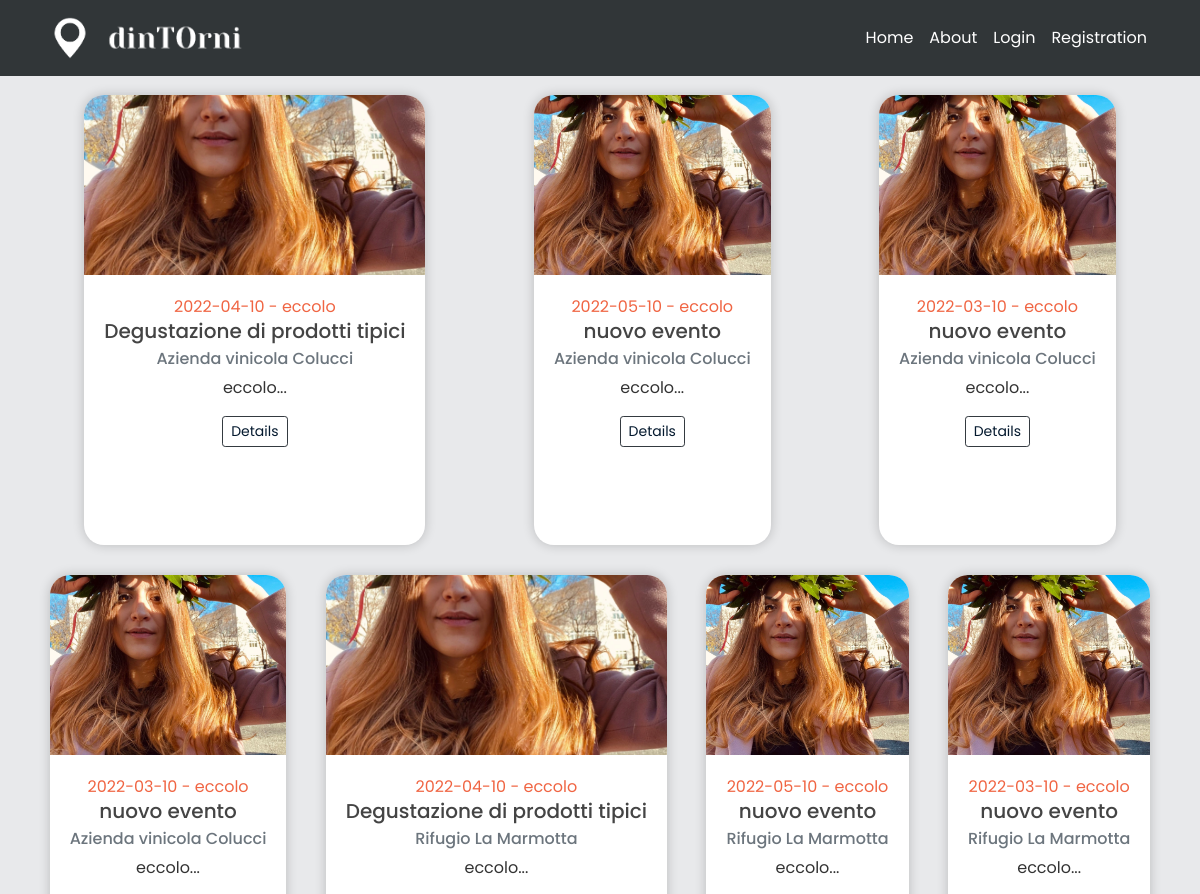
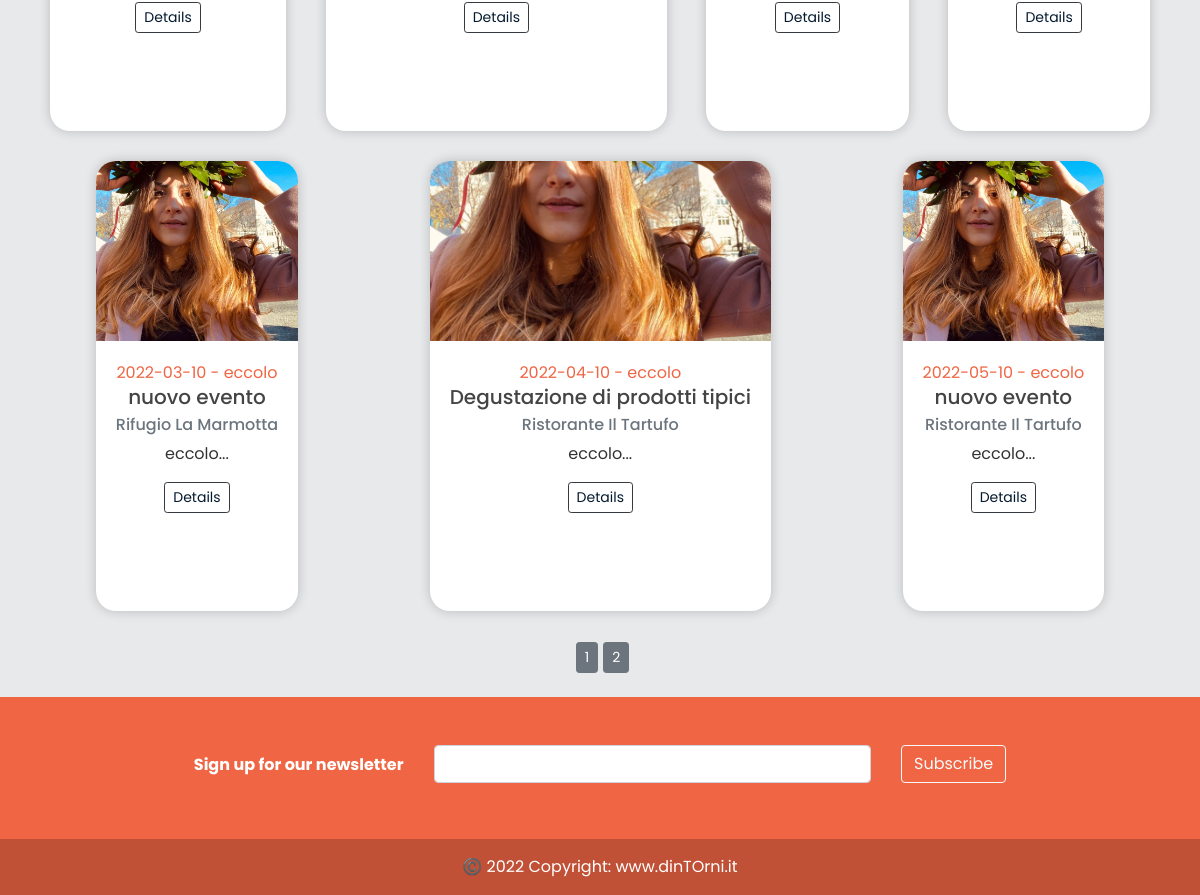
The page /home on the database its author committed (2 pictures, top to bottom).
### models.py (models this page shows, shortened)
class Event(db.Model):
    id = db.Column(db.Integer, primary_key=True)
    title = db.Column(db.String(100), nullable=False)
    date_event = db.Column(db.Date, nullable=False)
    location = db.Column(db.Text, default='eccolo', nullable=False)
    price = db.Column(db.Float, default=1, nullable = True)
    equipment = db.Column(db.Text, default='eccolo', nullable=True)
    min_users = db.Column(db.Integer, default=2, nullable=True)
    date_posted = db.Column(db.DateTime,
                            default=datetime.utcnow())  # default è listante corrente in cui posto
    content = db.Column(db.Text, default='eccolo', nullable=False)
    weaknesses = db.Column(db.Text, default='eccolo', nullable=True)
    image_event1 = db.Column(db.String(20), nullable=False, default='default.jpg')
    image_event2 = db.Column(db.String(20), nullable=False, default='default.jpg')
    image_event3 = db.Column(db.String(20), nullable=False, default='default.jpg')
    business_id = db.Column(db.Integer, db.ForeignKey('business.id'))  # db integer, è una chiave devo specificare la relazi

class User(db.Model, UserMixin):
    _tablename__ = 'user'
    id = db.Column(db.Integer, primary_key=True)
    email = db.Column(db.String(120), unique=True, nullable=False)
    image_file = db.Column(db.String(20), nullable=False, default='default.jpg')
    password = db.Column(db.String(60), nullable=False)
    telephone = db.Column(db.Integer(), nullable=False)
    type= db.Column(db.String(20))
    __mapper_args__={
        'polymorphic_identity': 'user',
        'polymorphic_on': type
    }

class Business(User, db.Model):
    _tablename__ = 'business'
    id = db.Column(db.Integer, db.ForeignKey('user.id'), primary_key=True)
    name = db.Column(db.String(20), unique=True, nullable=False)
    vat_number = db.Column(db.Integer())#rimettere i nullable
    city = db.Column(db.String(20))
    address = db.Column(db.String(30))
    events = db.relationship('Event', backref='creator', lazy=True)
    link_facebook = db.Column(db.String())
    link_instagram = db.Column(db.String())
    link_twitter = db.Column(db.String())
    link_website = db.Column(db.String())
    __mapper_args__ = {
        'polymorphic_identity': 'business',
    }

### app/main/routes.py (the view)
@main.route("/")
@main.route("/home")
def home():
    page = request.args.get('page', 1, type=int) #possiamo passare il numero di post che vogliamo per pagina
    events = Event.query.order_by(Event.date_posted.desc()).paginate(page=page, per_page=10)
    return render_template('home.html', events = events)

### app/templates/home.html (shortened to what this page needs)
{% extends "layout.html" %}
{% block content %}
<div class="card-group" >
    <div class="row justify-content-around">
    {% for event in events.items %}
      <div class="card" id="card_home" style="margin: 15px;">
        <img class="card-img-top" style="width: 100%; height: 15vw; object-fit: cover;" src="{{ url_for('static', filename='events_pics/' + event.image_event1) }}" alt="Event image">
        <div class="card-body align-center">
            <p class="card-text text-center mb-0" style="color: #F06543">{{ event.date_event }} - {{ event.location }}</p>
                <h5 class="card-title text-center mt-0">{{ event.title }}</h5>
            <h6 class="card-subtitle mb-2 text-muted text-center" href="{{ url_for('users.user_events', name=event.creator.name) }}">{{ event.creator.name }}</h6>
            <p class="card-text text-center mb-3">{{ event.content[:35] + "..." }}</p>
            <div class="col text-center mb-0 mt-3">
                  <a href="{{ url_for('events.event', event_id=event.id) }}" class="btn btn-outline-dark btn-sm mb-0" style="color: #04192E">Details</a>
            </div>
        </div>
      </div>
    {% endfor %}
    </div>
</div>
    <div class="container fill d-flex justify-content-center mt-3">
    {% for page_num in events.iter_pages(left_edge=1, right_edge=1, left_current=1, right_current=2) %}
        {% if page_num %}
            {% if events.page == page_num %}
                <a class="btn btn-secondary btn-sm mb-4" style="margin-right: 5px; margin-left: 5px" href="{{ url_for('main.home', page=page_num) }}">{{ page_num }}</a>
            {% else %}
                <a class="btn btn-secondary btn-sm mb-4" href="{{ url_for('main.home', page=page_num) }}">{{ page_num }}</a>
            {% endif %}
        {% endif %}
    {% endfor %}
    </div>
{% endblock content %}

### app/static/main.css (style rules this page uses)
body { background: #fafafa; color: #333333; margin-top: 5rem; }
h1, h2, h3, h4, h5, h6 { color: #444444; }
.card { border: none; transition: all 500ms cubic-bezier(0.19, 1, 0.22, 1); overflow: hidden; border-radius: 20px; min-height: 450px; box-shadow: 0 0 12px 0 rgba(0, 0, 0, 0.2); }
.card .card-body { transition: all 500ms cubic-bezier(0.19, 1, 0.22, 1); }
.align-center { text-align: center; }
img { border: 0; }
img { max-width: 100%; }
img { vertical-align: middle; border-style: none; }
*, body { font-family: "Poppins", sans-serif; }
a { color: #F06543; }
.text-center { text-align: center !important; }

### rows shown on the page
Event: image_event1 (placeholder picture), date_event "2022-04-10", location "eccolo", title "Degustazione di prodotti tipici", creator.name "Azienda vinicola Colucci", content "eccolo..."
Event: image_event1 (placeholder picture), date_event "2022-05-10", location "eccolo", title "nuovo evento", creator.name "Azienda vinicola Colucci", content "eccolo..."
Event: image_event1 (placeholder picture), date_event "2022-03-10", location "eccolo", title "nuovo evento", creator.name "Azienda vinicola Colucci", content "eccolo..."
Event: image_event1 (placeholder picture), date_event "2022-03-10", location "eccolo", title "nuovo evento", creator.name "Azienda vinicola Colucci", content "eccolo..."
Event: image_event1 (placeholder picture), date_event "2022-04-10", location "eccolo", title "Degustazione di prodotti tipici", creator.name "Rifugio La Marmotta", content "eccolo..."
Event: image_event1 (placeholder picture), date_event "2022-05-10", location "eccolo", title "nuovo evento", creator.name "Rifugio La Marmotta", content "eccolo..."
Event: image_event1 (placeholder picture), date_event "2022-03-10", location "eccolo", title "nuovo evento", creator.name "Rifugio La Marmotta", content "eccolo..."
Event: image_event1 (placeholder picture), date_event "2022-03-10", location "eccolo", title "nuovo evento", creator.name "Rifugio La Marmotta", content "eccolo..."
Event: image_event1 (placeholder picture), date_event "2022-04-10", location "eccolo", title "Degustazione di prodotti tipici", creator.name "Ristorante Il Tartufo", content "eccolo..."
Event: image_event1 (placeholder picture), date_event "2022-05-10", location "eccolo", title "nuovo evento", creator.name "Ristorante Il Tartufo", content "eccolo..."

### other values the page prints
{{ page_num }} "1"
{{ page_num }} "2"
